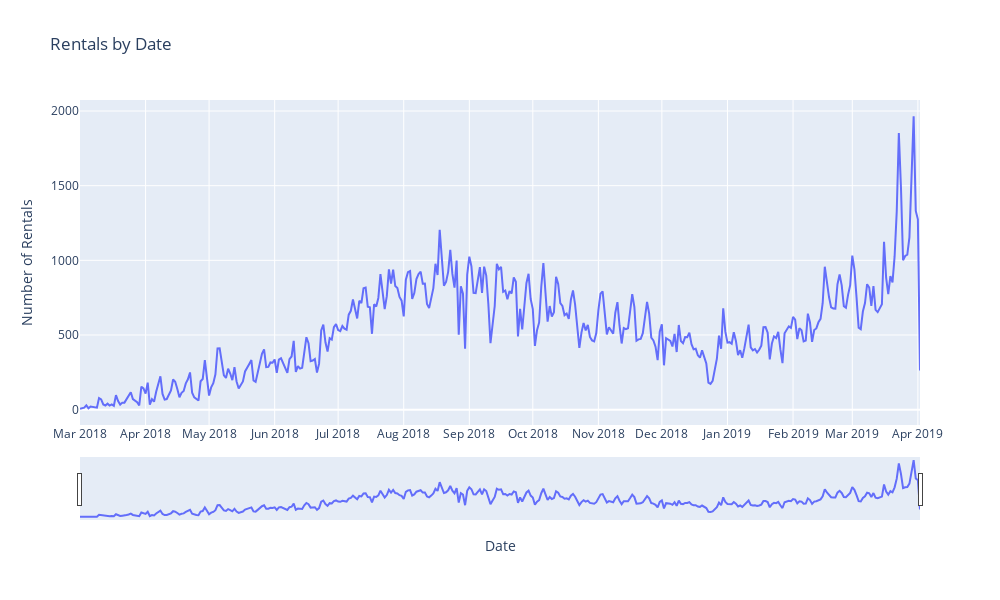

Notebook cell for this chart:
### Code cell
# Group by StartTime date (ignoring the time component) and count the rentals
daily_rentals = rentals.groupby(rentals['StartTime'].dt.date).size()

# Plotly interactive plot for Rentals by Date
fig2 = px.line(daily_rentals.reset_index(), x='StartTime', y=0, 
               labels={'0': 'Number of Rentals', 'StartTime': 'Date'},
               title='Rentals by Date')
fig2.update_xaxes(rangeslider_visible=True, tickmode='linear', dtick='M1')
# set size
fig2.update_layout(width= 1000,height=600)

fig2.show()

### Figure 1 — Plotly figure (JSON) as saved in the notebook; plotly's stock layout.template omitted (floating-point values rounded to 4 significant figures; data arrays with more than 128 entries replaced by an {"elided": "..."} marker saying what was removed)
{"data": [{"hovertemplate": "Date=%{x}<br>Number of Rentals=%{y}<extra></extra>", "legendgroup": "", "line": {"color": "#636efa", "dash": "solid"}, "marker": {"symbol": "circle"}, "mode": "lines", "name": "", "orientation": "v", "showlegend": false, "type": "scatter", "x": {"elided": "398 str values"}, "xaxis": "x", "y": {"elided": "398 int values"}, "yaxis": "y"}], "layout": {"height": 600, "legend": {"tracegroupgap": 0}, "title": {"text": "Rentals by Date"}, "width": 1000, "xaxis": {"anchor": "y", "domain": [0, 1], "dtick": "M1", "rangeslider": {"visible": true}, "tickmode": "linear", "title": {"text": "Date"}}, "yaxis": {"anchor": "x", "domain": [0, 1], "title": {"text": "Number of Rentals"}}}}
